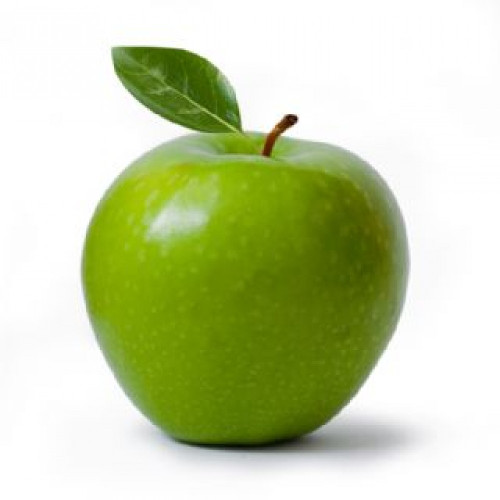
#> input picture pomme.jpg, 500 x 500 px
$ python tp_filtreInstagram.py
#> lines starting #> are read from the running program, lines starting #| are printed output that depends on the picture
"""
Sujet:
https://pixees.fr/informatiquelycee/n_site/snt_photo_transImg.html
"""


from PIL import Image

img = Image.open("pomme.jpg")
#> img is the input picture: PIL image 500x500 RGB; mean R, G, B 198.9, 209.6, 167.9

largeur_image=img.width
#> largeur_image = 500
hauteur_image=img.height
#> hauteur_image = 500


############Premier exemple:
r,v,b=img.getpixel((100,250))
#> r = 133; v = 168; b = 3
print("canal rouge : ",r,"canal vert : ",v,"canal bleu : ",b)
#| canal rouge :  133 canal vert :  168 canal bleu :  3


############Deuxieme exemple:
for y in range(hauteur_image):
    for x in range(largeur_image):
        r,v,b=img.getpixel((x,y))
        if v<200:
            n_v=255-v
        else :
            n_v=v
        img.putpixel((x,y),(r,n_v,b))
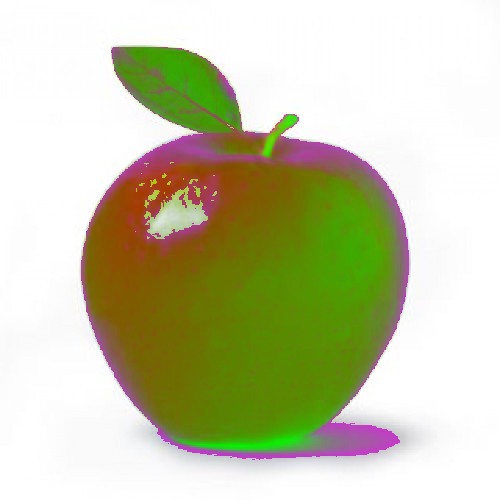
#> img: PIL image 500x500 RGB; mean R, G, B 198.9, 201.2, 167.9
img.show()


###########Exercice 1
##À l'aide du code du premier exemple :
##Modifiez le programme du "Premier exemple" pour qu'il affiche les valeurs du canal rouge,
##du canal vert et du canal bleu du pixel de coordonnées (250,300), notez votre réponse en dessous.
###########

###########Exercice 2
##À l'aide du code du premier exemple et de la méthode putpixel:
##Modifiez le programme du "Premier exemple" afin de colorier le pixel de coordonnées (100,250) en bleu,
##notez votre réponse en dessous.
###########

###########Exercice 3, filtre négatif
##Ecrivez un programme qui donne le négatif d'une image.
##Vous pouvez renprendre les bases du deuxième exemple,
##notez votre réponse en dessous.
##Remarque : La négative d’un pixel de couleur c1=(r,v,b) est le pixel de couleur c2=(255−r,255−v,255−b).
###########
